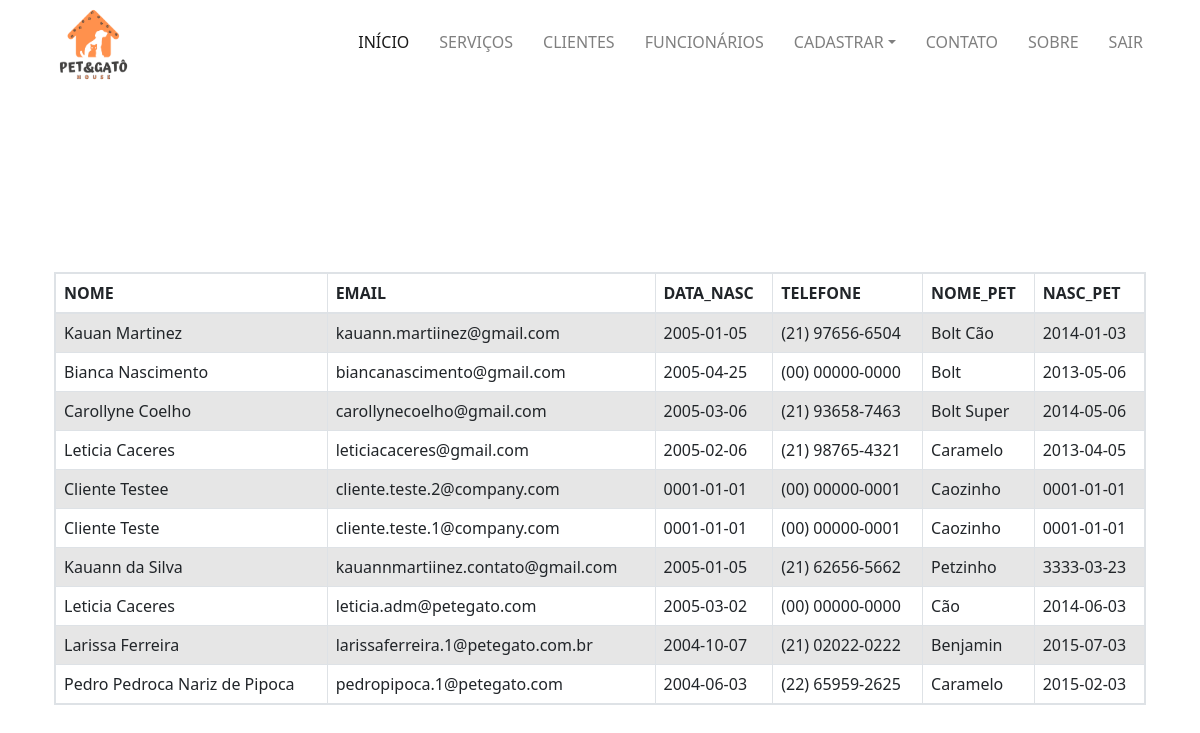
Page /clientes.php (signed in) on the earlier database version.
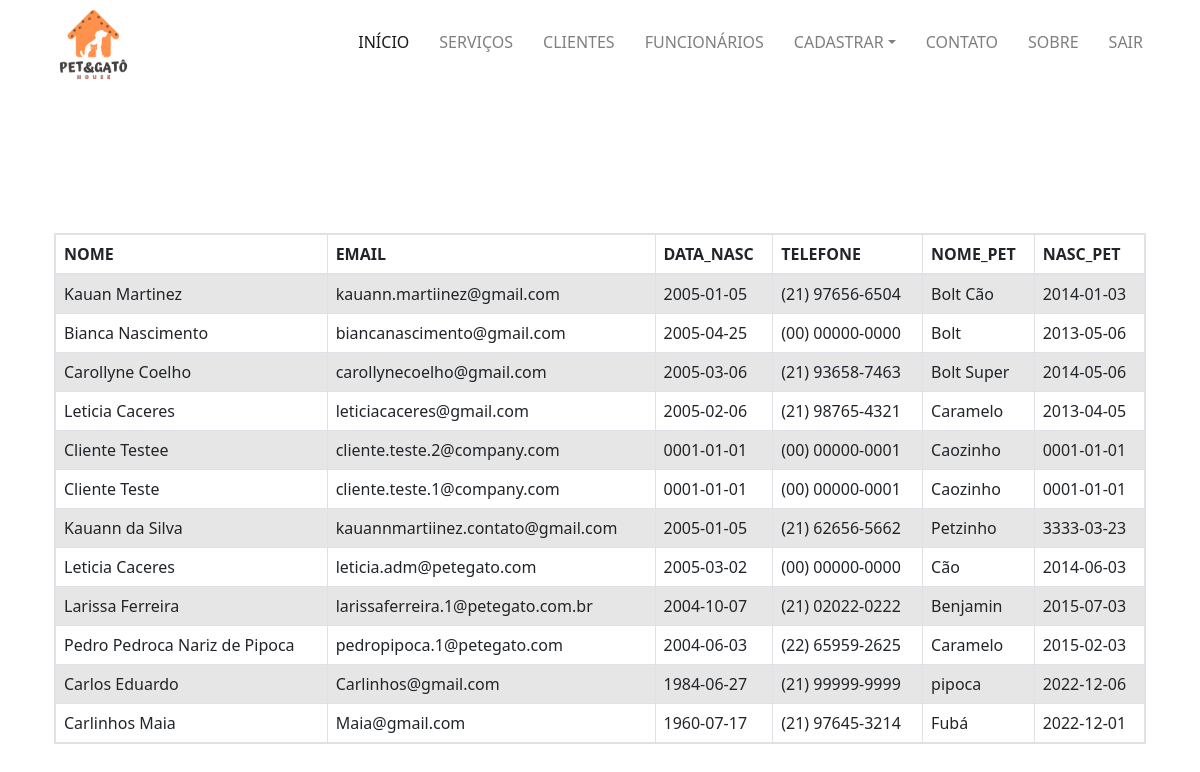
Same page on the later database version.
### tables this page shows
CREATE TABLE `cliente` (
  `nome` varchar(30) NOT NULL,
  `email` varchar(50) NOT NULL,
  `senha` varchar(250) NOT NULL,
  `data_nasc` varchar(10) NOT NULL,
  `endereco` varchar(50) NOT NULL,
  `cpf` varchar(15) NOT NULL,
  `telefone` varchar(20) NOT NULL,
  `nome_pet` varchar(30) NOT NULL,
  `nasc_pet` varchar(10) NOT NULL
);

### clientes.php (the view, shortened to what this page needs)
<?php include "autentica-adm.php" ?>
<!doctype html>
<html lang="pt-br">
  <head>
    <link rel="stylesheet" href="_css/main.css"/>
    <link href="https://cdn.jsdelivr.net/npm/bootstrap@5.2.1/dist/css/bootstrap.min.css" rel="stylesheet"
>
  </head>
  <body class="fadeIn">
    <div id="header">
        <div class="container">
          <nav class="navbar navbar-expand-lg navbar-light justify-content-between">
              <a href="iindex-adm.php" ><img src="_img/logo_petgato.png" class="img-center" width="25%"/></a>
              <div class="collapse navbar-collapse" id="navbarNav">
                <ul class="navbar-nav">
                  <li class="nav-item">
                    <a class="nav-link active" aria-current="page" href="index-adm.php"> Início</a>
                  </li>
                  <li class="nav-item">
                    <a class="nav-link" href="servicos-adm.php">Serviços</a>
                  </li>
                  <li class="nav-item">
                    <a class="nav-link" href="clientes.php">Clientes</a>
                  </li>
                  <li class="nav-item">
                    <a class="nav-link" href="funcionario.php">Funcionários</a>
                  </li>
                  <ul class="navbar-nav nav-item mr-auto">
                          <li class="nav-item dropdown">
                            <a class="nav-link dropdown-toggle" href="#" id="navbarDropdown" role="button" data-toggle="dropdown" aria-haspopup="true" aria-expanded="false"> Cadastrar</a>
                          </li>
                  </ul>
                  <li class="nav-item">
                    <a class="nav-link" href="#">Contato</a>
                  </li>
                  <li class="nav-item">
                    <a class="nav-link" href="#">Sobre</a>
                  </li>
                  <li class="nav-item">
                    <a class="nav-link" href="logout-adm.php">Sair</a>
                  </li>
                   </ul>
              </div>
          </nav>
        </div>
    </div>
    <div class="container">
                <section class="intro ">
                    <div class="gradient-custom-1 h-100">
                        <div class="mask d-flex align-items-center h-100">
                        <div class="container">
                            <div class="row justify-content-center">
                            <div class="col-12">
                                <div class="table-responsive bg-white table table-bordered" style="margin: 50px auto;">
                                <table class="table mb-0  table-striped" table="center">
                                    <thead class="color">
                                    <tr>
                                      <th scope="col">NOME</th>
                                      <th scope="col">EMAIL</th>
                                      <th scope="col">DATA_NASC</th>
                                      <th scope="col">TELEFONE</th>
                                      <th scope="col">NOME_PET</th>
                                      <th scope="col">NASC_PET</th>
                                    </tr>
                                    </thead>
                                    <tbody>
                                    <?php
                                        $mysqli = mysqli_connect("localhost","administrador","2122","pet_e_gato");
                                        $sql= "SELECT * FROM cliente";
                                        $res= mysqli_query($mysqli,$sql);
                                        $linhas= mysqli_num_rows($res);
                                        for ($i = 0; $i < $linhas; $i++){
                                            $cliente = mysqli_fetch_array ($res);
                                            echo"
                                            <tr>
                                            <td>".$cliente['nome']."</td>
                                            <td>".$cliente['email']."</td>
                                            <td>".$cliente['data_nasc']."</td>
                                            <td>".$cliente['telefone']."</td>
                                            <td>".$cliente['nome_pet']."</td>
                                            <td>".$cliente['nasc_pet']."</td>
                                            </tr>";
                                        }
                                    ?>
                                    </tbody>
                                </table>
                                </div>
                            </div>
                            </div>
                        </div>
                        </div>
                    </div>
                 </section>
                </div>
  </body>
</html>

Differences in the rows shown:
added cliente: nome "Carlos Eduardo", email "Carlinhos@gmail.com", data_nasc "1984-06-27", telefone "(21) 99999-9999", nome_pet "pipoca", nasc_pet "2022-12-06"
added cliente: nome "Carlinhos Maia", email "Maia@gmail.com", data_nasc "1960-07-17", telefone "(21) 97645-3214", nome_pet "Fubá", nasc_pet "2022-12-01"
